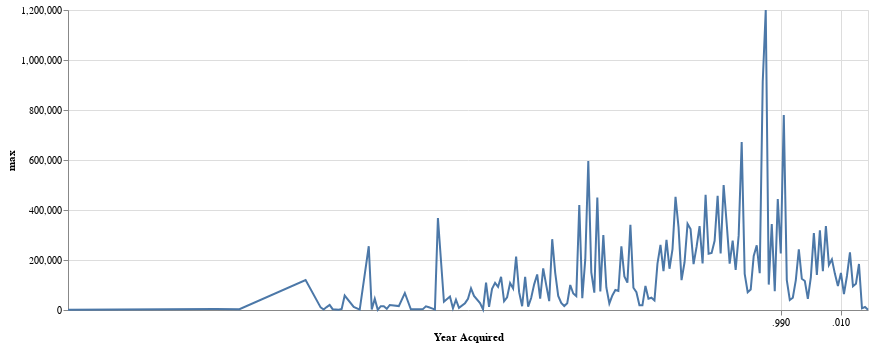

The notebook cell saved with this chart:
### Code cell
lines = alt.Chart(stats.reset_index()).mark_line().encode(
    alt.X("Year Acquired:T"),
    alt.Y("max:Q")
).properties(
    width=800
)
lines

### Figure 1 — Vega-Lite specification as saved in the notebook (floating-point values rounded to 4 significant figures; data arrays with more than 128 entries replaced by an {"elided": "..."} marker saying what was removed)
{"config": {"view": {"continuousWidth": 400, "continuousHeight": 300}}, "data": {"name": "data-498fc33026bd7dd9df16ddc47f510fe3"}, "mark": "line", "encoding": {"x": {"field": "Year Acquired", "type": "temporal"}, "y": {"field": "max", "type": "quantitative"}}, "width": 800, "$schema": "https://vega.github.io/schema/vega-lite/v4.17.0.json", "datasets": {"data-498fc33026bd7dd9df16ddc47f510fe3": {"elided": "171 records"}}}
